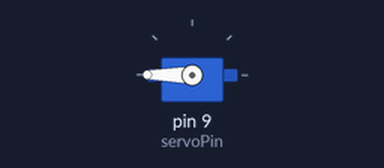
A sketch run on a simulated Arduino Uno, built with avr-gcc and run on an emulated ATmega328P. Shown: servo.

Above: at 0.05 s.
At 13.0 s:
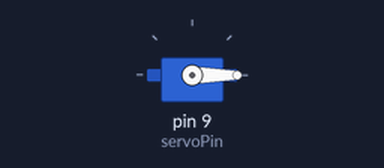
Timing chart, 0 to 16.9 s (numbered marks = the images above):
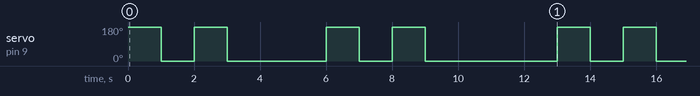

The sketch:

tapcode1.ino
```cpp
// C++ code
//
#include <Servo.h>

Servo myservo;
 #define servoPin 9

int angle =0;
int g = 22;// g
void setup()
{
  myservo.attach(servoPin);
}

void loop()
{

  for (int i = 0; i<floor(g/10);i++){
  myservo.write(180);
  delay(1000);
  myservo.write(0);
  delay(1000);
  }
  // delay between word half
  delay(2000);
  for (int i =0; i <g%10;i++){
  myservo.write(180);
  delay(1000);
  myservo.write(0);
  delay(1000);
  }
  // delay between letters
  delay(3000);
}
```

Measured:
- by itself, servo on pin 9 (servoPin): repeats every 13.0 s: 180° 1.0 s, 0° 3.0 s, 180° 1.0 s, 0° 1.0 s, 180° 1.0 s, 0° 4.0 s, 180° 1.0 s, 0° 1.0 s
